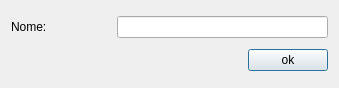
<?xml version="1.0" encoding="UTF-8"?>
<ui version="4.0">
 <class>Dialog</class>
 <widget class="QDialog" name="Dialog">
  <property name="geometry">
   <rect>
    <x>0</x>
    <y>0</y>
    <width>339</width>
    <height>88</height>
   </rect>
  </property>
  <property name="windowTitle">
   <string>Adicionar Grupo Estilo</string>
  </property>
  <layout class="QGridLayout" name="gridLayout">
   <item row="1" column="0">
    <layout class="QHBoxLayout" name="horizontalLayout_3">
     <item>
      <spacer name="horizontalSpacer">
       <property name="orientation">
        <enum>Qt::Horizontal</enum>
       </property>
       <property name="sizeHint" stdset="0">
        <size>
         <width>99</width>
         <height>20</height>
        </size>
       </property>
      </spacer>
     </item>
     <item>
      <widget class="QPushButton" name="okBtn">
       <property name="text">
        <string>ok</string>
       </property>
      </widget>
     </item>
    </layout>
   </item>
   <item row="0" column="0">
    <layout class="QHBoxLayout" name="horizontalLayout">
     <item>
      <widget class="QLabel" name="label">
       <property name="sizePolicy">
        <sizepolicy hsizetype="Fixed" vsizetype="Preferred">
         <horstretch>0</horstretch>
         <verstretch>0</verstretch>
        </sizepolicy>
       </property>
       <property name="minimumSize">
        <size>
         <width>100</width>
         <height>0</height>
        </size>
       </property>
       <property name="maximumSize">
        <size>
         <width>100</width>
         <height>16777215</height>
        </size>
       </property>
       <property name="text">
        <string>Nome:</string>
       </property>
      </widget>
     </item>
     <item>
      <widget class="QLineEdit" name="styleNameLe"/>
     </item>
    </layout>
   </item>
  </layout>
 </widget>
 <resources/>
 <connections/>
</ui>
